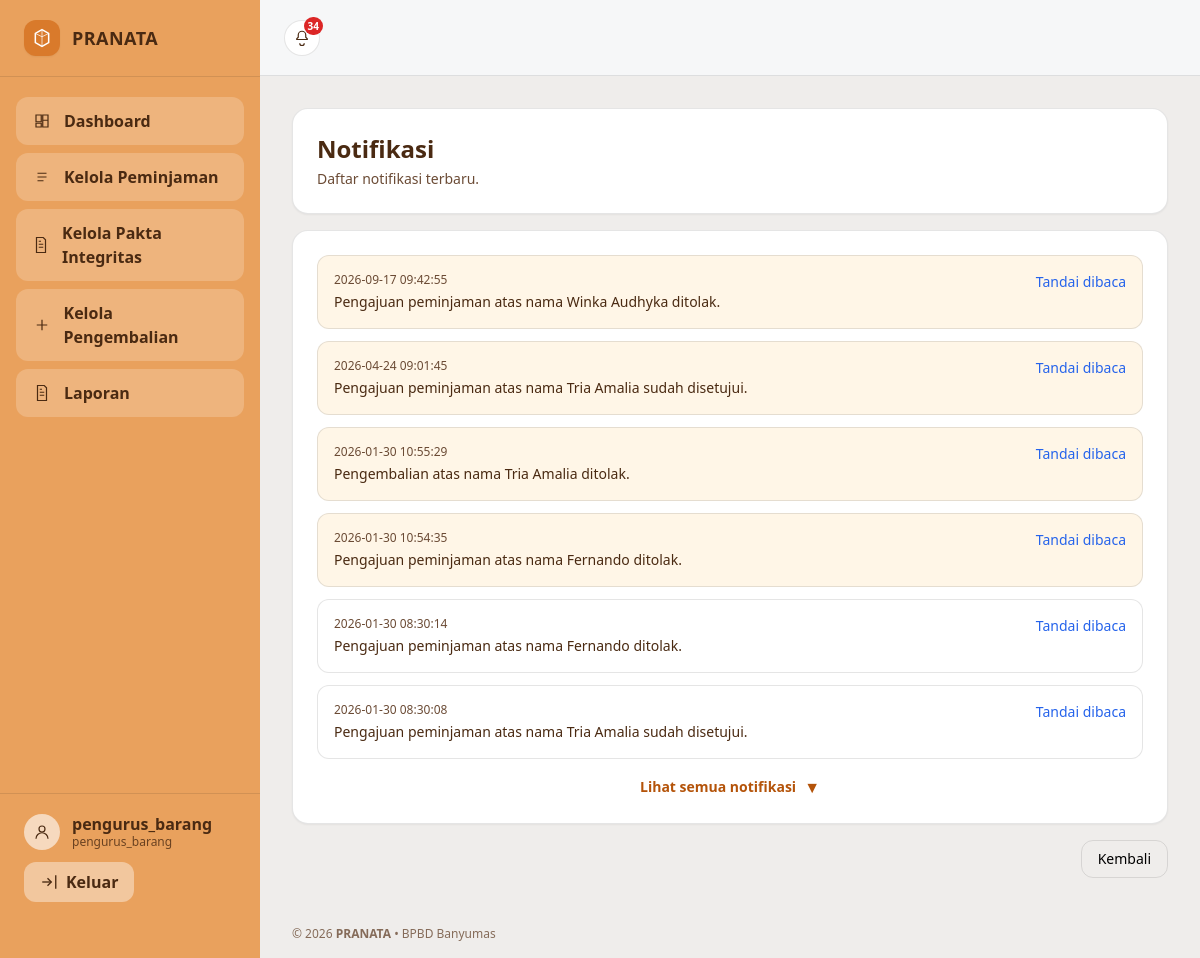
The page /index.php?page=notifications (signed in) on the database its author committed.
### tables this page shows
CREATE TABLE `notifications` (
  `id` int(11) NOT NULL,
  `user_id` int(11) NOT NULL,
  `type` varchar(64) NOT NULL,
  `payload` text DEFAULT NULL,
  `is_read` tinyint(1) DEFAULT 0,
  `created_at` datetime DEFAULT current_timestamp()
);

### app/controllers/NotificationsController.php (called while the page is built, shortened)
<?php
require_once __DIR__ . '/../config/auth_helper.php';
class NotificationsController
{
    public function index()
    {
        $uid = currentUserId();
        $notifs = getNotifications($uid);
        include __DIR__ . '/../views/notifications/index.php';
    }
}

### app/config/auth_helper.php (called while the page is built, shortened)
<?php
function getNotifications($userId, $onlyUnread = false)
{
    $conn = Koneksi::connect();
    $sql = "SELECT * FROM notifications WHERE user_id = ?" . ($onlyUnread ? " AND is_read = 0" : "") . " ORDER BY created_at DESC";
    $stmt = $conn->prepare($sql);
    $stmt->bind_param('i', $userId);
    $stmt->execute();
    $res = $stmt->get_result();
    $rows = [];
    while ($r = $res->fetch_assoc()) $rows[] = $r;
    return $rows;
}

### app/views/notifications/index.php (the view, shortened to what this page needs)
<?php
$role = $_SESSION['role'] ?? '';
$backUrl = $backUrl ?? (($role === 'petugas_gudang') ? 'petugas_dashboard' : (($role === 'pengurus_barang') ? 'pengurus_dashboard' : 'dashboard'));
$showAll = isset($_GET['all']) && $_GET['all'] === '1';
$notifTotal = is_array($notifs) ? count($notifs) : 0;
$displayNotifs = $showAll ? $notifs : array_slice($notifs ?? [], 0, 6);
?>
<div class="space-y-4">
  <div class="rounded-2xl border border-black/10 bg-white p-6 shadow-sm">
    <h2 class="text-2xl font-extrabold text-[#4A2A12]">Notifikasi</h2>
    <p class="mt-1 text-sm text-[#6B4B35]">Daftar notifikasi terbaru.</p>
  </div>
    <?php if (empty($displayNotifs)): ?>
      <div class="rounded-2xl border border-black/10 bg-white p-6 text-sm text-gray-600">Belum ada notifikasi.</div>
    <?php else: ?>
      <div class="rounded-2xl border border-black/10 bg-white p-4 sm:p-6 shadow-sm">
        <ul class="space-y-3">
        <?php foreach ($displayNotifs as $n): ?>
          <?php
            $payload = $n['payload'] ?? '';
            $decoded = json_decode($payload, true);
            $msg = '';
            if (is_array($decoded)) {
              $msg = $decoded['message'] ?? json_encode($decoded, JSON_UNESCAPED_UNICODE | JSON_UNESCAPED_SLASHES);
            } elseif (is_string($decoded)) {
              $msg = $decoded;
            } else {
              $msg = $payload;
            }
          ?>
          <li class="rounded-xl border border-black/10 p-4 <?= $n['is_read'] ? 'bg-white' : 'bg-[#FFF6E7]' ?>">
            <div class="flex flex-col gap-3 md:flex-row md:items-start md:justify-between">
              <div>
                <div class="text-xs text-[#6B4B35]"><?= htmlspecialchars($n['created_at']) ?></div>
                <div class="mt-1 text-sm text-[#4A2A12]"><?= nl2br(htmlspecialchars($msg)) ?></div>
              </div>
              <div class="flex w-full flex-col items-start gap-2 sm:w-auto sm:flex-row sm:items-center sm:justify-end">
                <a href="index.php?page=notification_mark_read&id=<?= (int)$n['id'] ?>" class="text-sm text-blue-600">Tandai dibaca</a>
              </div>
            </div>
          </li>
        <?php endforeach; ?>
        </ul>
        <?php if (!$showAll && $notifTotal > 6): ?>
          <div class="mt-4 flex justify-center">
            <a href="index.php?page=<?= htmlspecialchars($_GET['page'] ?? (($role === 'petugas_gudang') ? 'petugas_notifikasi' : 'notifications')) ?>&all=1"
               class="inline-flex items-center gap-2 text-sm font-semibold text-[#B45309]">
              Lihat semua notifikasi
              <span class="text-base">▼</span>
            </a>
          </div>
        <?php endif; ?>
      </div>
    <?php endif; ?>
  <div class="flex justify-end">
    <a href="index.php?page=<?= htmlspecialchars($backUrl) ?>" class="inline-flex w-full items-center justify-center rounded-xl border border-black/10 px-4 py-2 text-sm sm:w-auto">Kembali</a>
  </div>
</div>
<?php
include __DIR__ . '/../layout/main.php';
?>

### rows shown on the page
notifications: created_at "2026-09-17 09:42:55", payload "Pengajuan peminjaman atas nama Winka Audhyka ditolak."
notifications: created_at "2026-04-24 09:01:45", payload "Pengajuan peminjaman atas nama Tria Amalia sudah disetujui."
notifications: created_at "2026-01-30 10:55:29", payload "Pengembalian atas nama Tria Amalia ditolak."
notifications: created_at "2026-01-30 10:54:35", payload "Pengajuan peminjaman atas nama Fernando ditolak."
notifications: created_at "2026-01-30 08:30:14", payload "Pengajuan peminjaman atas nama Fernando ditolak."
notifications: created_at "2026-01-30 08:30:08", payload "Pengajuan peminjaman atas nama Tria Amalia sudah disetujui."

### other values the page prints
$username "pengurus_barang"
$role ?: 'Admin' "pengurus_barang"
$notifUnread "34"
